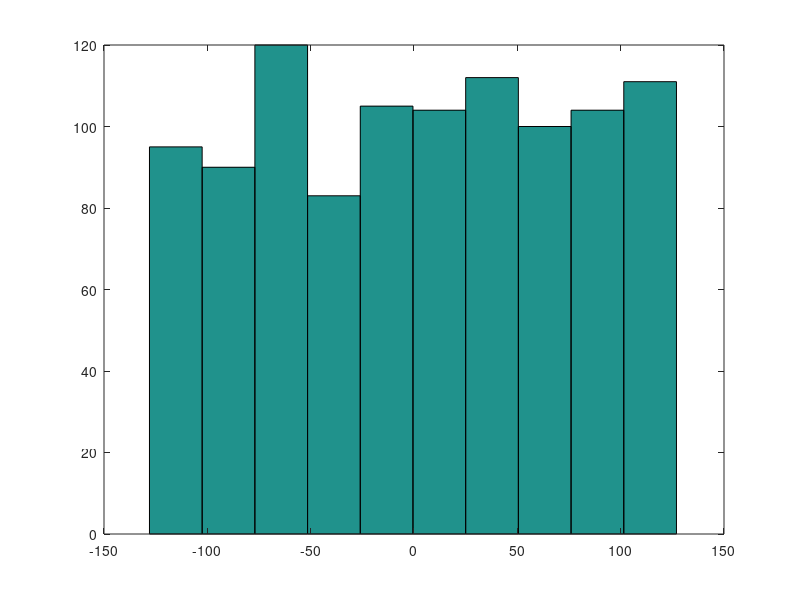

The MATLAB script that drew this image: (Note: this script raises an error after producing the figure.)
close all
clear
clc

nr_samples = 2^10;

p_decimation_factor = 4;
p_data_width = 8;
p_ccw = 1;
p_phase = 0;

%v = rand ("state");
rand ("state", 42);
r_min = -2^(p_data_width-1);
r_max =  2^(p_data_width-1);

r = floor(r_min + (r_max - r_min)*rand(1, nr_samples));

if ( (ceil(length(r)/p_decimation_factor)*p_decimation_factor) > length(r) ),
  extra_samples = zeros(1,(ceil(length(r)/p_decimation_factor)*p_decimation_factor)-length(r));
  r = [r extra_samples];
end

printf("Random constrinaed stimuli with min = %d, max = %d, mean = %f, std = %f\n", min(r), max(r), mean(r), std(r));

figure
hist(r)

data = zeros(1,length(r));
if (p_ccw)
  for (i = 1 : length(r)/p_decimation_factor)
    data( (i-1)*p_decimation_factor+1:i*p_decimation_factor ) = fliplr(r( (i-1)*p_decimation_factor+1:i*p_decimation_factor) );
  end
else
  data = r;
end

b = [5,10,15,20,25,30,25,20,15,10,5];
b = [0,-2,6,-17,37,-64,95,-119,127,-119,95,-64,37,-17,6,-2,0];

yy= downsample(filter(b,1,data),p_decimation_factor,p_decimation_factor-1-p_phase);

dlmwrite("stimuli_tc_03.dat", r, "\n");
%%
rtl = load("oup_tc_03.dat");
rtl = rtl(2:end);

for i = 1 : length(rtl),
  if (rtl(i) != yy(i))
    printf("### ERROR @%d, RTL = %d, Octave = %d\n", i, rtl(i), yy(i));
  end
end

figure
plot(yy)
hold on
plot(rtl, 'r')
